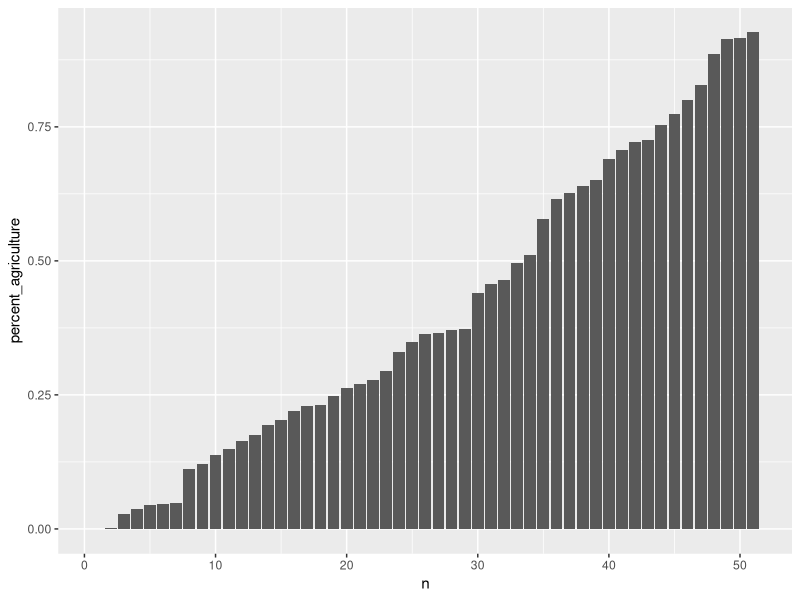

Write the R code that produced this figure.
## ---- chunk 1
library(tidyverse)
knitr::opts_chunk$set(echo = TRUE)
## ---- chunk 2
library(readr)
land_use_full <- read_csv("../data/MajorLandUse.csv")
glimpse(land_use_full)
## ---- chunk 3
agriculture_land_use <- data.frame(year=as.factor(land_use_full$Year), 
                                   state_region=as.factor(land_use_full$`Region or State`),
                                   cropland=as.integer(land_use_full$`Total cropland`),
                                   grassland=as.integer(land_use_full$`Grassland pasture and range`),
                                   total_land=as.integer(land_use_full$`Total land`))
glimpse(agriculture_land_use)
## ---- chunk 4
unique(agriculture_land_use$state_region)
## ---- chunk 5
regions <- c("Northeast", "Pacific", "Corn Belt", "U.S. total", "Appalachian", "Southern Plains", "Southeast", "Delta States", "48 States", "Lake States", "Northern Plains", "Mountain")

agriculture_land_use <- agriculture_land_use[!(agriculture_land_use$state_region %in% regions), ]
## ---- chunk 6
agriculture_land_use$agriculture <- agriculture_land_use$cropland + agriculture_land_use$grassland
glimpse(agriculture_land_use)
## ---- chunk 7
agriculture_land_use %>%
  filter(year == 2012) %>%
  mutate(percent_agriculture = agriculture/total_land) %>%
  arrange(percent_agriculture) %>%
  mutate(n=row_number()) %>%
  ggplot(aes(x=n, y=percent_agriculture)) +
  geom_bar(stat="identity")

